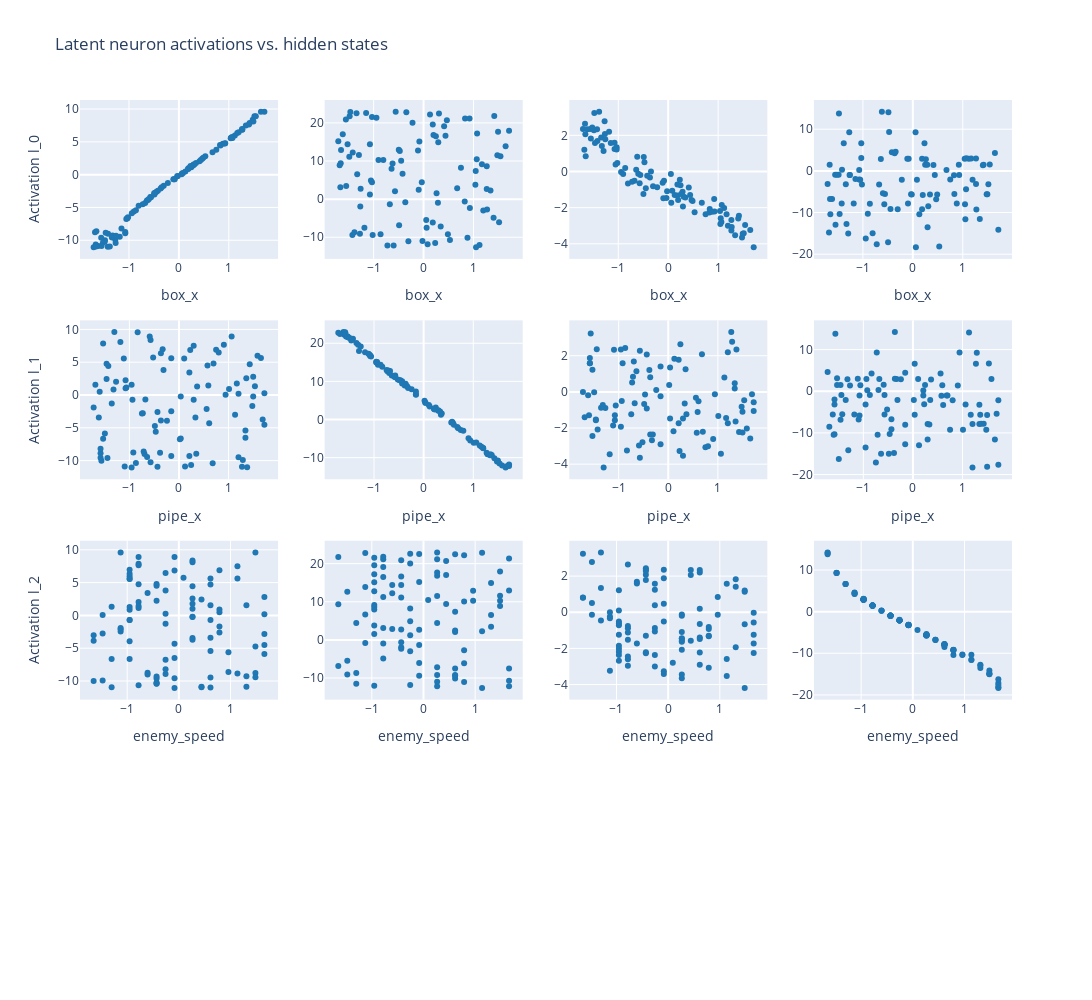

The cell this chart's notebook holds for it:
### Code cell
from plotly.subplots import make_subplots
import plotly.graph_objects as go

fig = make_subplots(rows=4, cols=4)

for i, hs in enumerate(df_hidden_states.columns):
    for j, hs_pred in enumerate(df_hidden_states_pred.columns):
        fig.add_trace(go.Scatter(x=df_hidden_states[hs], y=df_hidden_states_pred[hs_pred],
                            mode='markers', name=f'activation {hs_pred} over box_x',
                                marker_color='#1f77b4'),
                     row=i+1, col=j+1)

# # Update xaxis properties
for i in range(hparam_dct['enc_dim_lat_space']):
    fig.update_xaxes(title_text=const.HIDDEN_STATE_COLS[0], row=1, col=i+1)
    fig.update_xaxes(title_text=const.HIDDEN_STATE_COLS[1], row=2, col=i+1)
    fig.update_xaxes(title_text=const.HIDDEN_STATE_COLS[2], row=3, col=i+1)
#     fig.update_xaxes(title_text=const.HIDDEN_STATE_COLS[3], row=4, col=i+1)

for l in range(len(const.HIDDEN_STATE_COLS)):
        fig.update_yaxes(title_text=f"Activation l_{l}", row=l+1, col=1)

fig.update_layout(height=1000, width=1200, title_text="Latent neuron activations vs. hidden states", showlegend=False)
fig.show()
